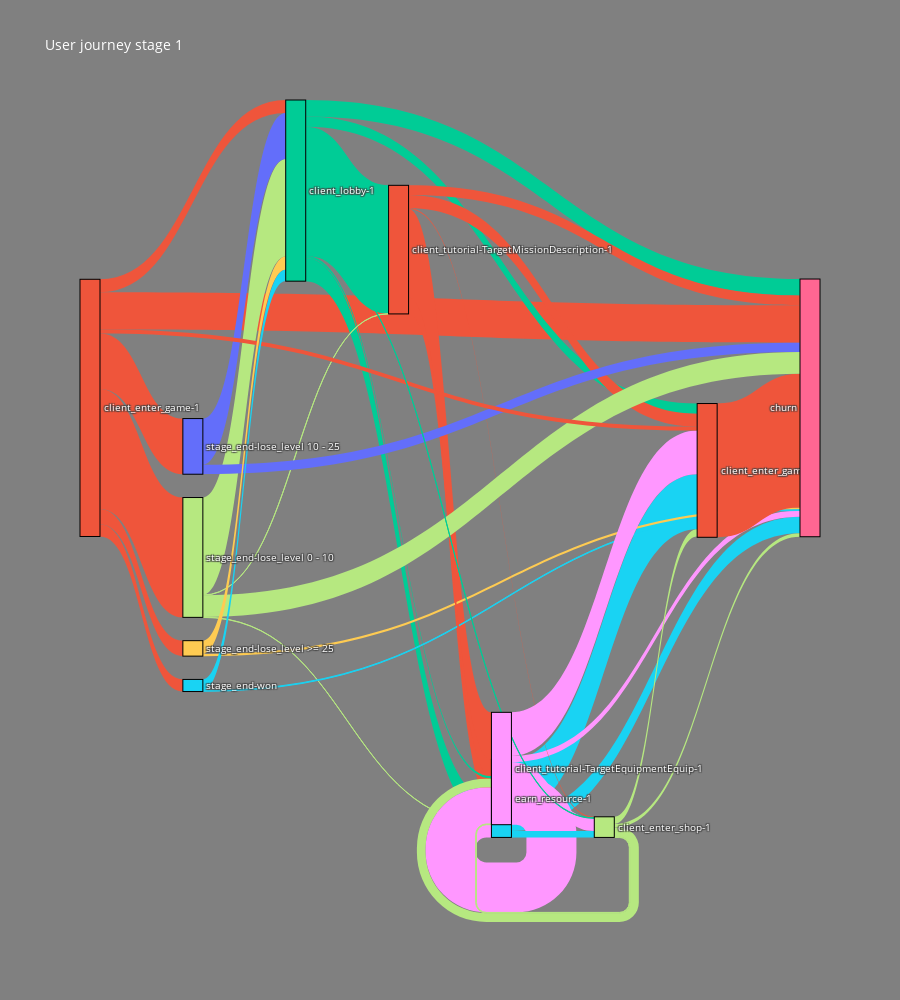

Here is the notebook cell this chart was saved with:
### Code cell
df = pd.read_csv('data/first_play_short_2_drop.csv')
df = df.dropna()

total_user = df[df['source']=='client_enter_game-1']['user'].sum()

df['user'] = df.apply(lambda x: round(x['user'] / total_user * 100, 1), axis=1)


all_nodes = df.source.values.tolist() + df.target.values.tolist()

source_indices = [all_nodes.index(source) for source in df.source]
target_indices = [all_nodes.index(target) for target in df.target]

colors = px.colors.qualitative.Plotly

node_colors_mappings = dict([(node, np.random.choice(colors)) for node in all_nodes])

node_colors = [node_colors_mappings[node] for node in all_nodes]
edge_colors = [node_colors_mappings[node] for node in df.source]

fig = go.Figure(data=[
    go.Sankey(
        node=dict(pad=20,
                  thickness=20,
                  line=dict(color='black', width=1.0),
                  label=all_nodes,
                  color=node_colors),
        link=dict(source=source_indices,
                  target=target_indices,
                  value=df.user,
                  color=edge_colors)
    )
])

fig.update_layout(title_text="User journey stage 1",
                  height=1000,
                  font=dict(size=10, color='white'),
                  plot_bgcolor='rgba(0,0,0,0)',
                  paper_bgcolor='grey')

fig.show()
fig.write_html("9min_drop_play2_level.html")

### Figure 1 — Plotly figure (JSON) as saved in the notebook; plotly's stock layout.template omitted (floating-point values rounded to 4 significant figures)
{"data": [{"link": {"color": ["#EF553B", "#00CC96", "#B6E880", "#EF553B", "#EF553B", "#00CC96", "#EF553B", "#00CC96", "#EF553B", "#19D3F3", "#FF97FF", "#00CC96", "#19D3F3", "#FF97FF", "#EF553B", "#B6E880", "#B6E880", "#FECB52", "#636EFA", "#EF553B", "#19D3F3", "#B6E880", "#19D3F3", "#636EFA", "#EF553B", "#EF553B", "#636EFA", "#EF553B", "#FF97FF", "#EF553B", "#636EFA", "#FF97FF", "#B6E880", "#EF553B", "#00CC96", "#FECB52", "#19D3F3", "#B6E880", "#EF553B", "#19D3F3", "#B6E880", "#19D3F3", "#B6E880", "#EF553B", "#00CC96", "#19D3F3", "#19D3F3", "#636EFA", "#EF553B"], "source": [0, 1, 2, 0, 4, 1, 0, 1, 0, 9, 10, 1, 9, 10, 4, 2, 16, 17, 18, 4, 20, 2, 9, 18, 24, 0, 18, 0, 10, 4, 18, 10, 2, 0, 1, 17, 9, 16, 4, 9, 16, 20, 16, 0, 1, 20, 20, 18, 4], "target": [49, 4, 1, 18, 10, 10, 17, 24, 1, 24, 16, 9, 49, 49, 24, 10, 9, 49, 10, 16, 49, 4, 20, 4, 49, 2, 1, 20, 24, 9, 49, 9, 49, 24, 49, 1, 16, 24, 49, 1, 10, 1, 49, 9, 16, 24, 10, 24, 17], "value": [14.5, 49.8, 37.8, 21.6, 34.2, 9, 6, 4, 5, 21.4, 4.9, 0.9, 6.4, 2.4, 5, 0.1, 3.4, 0.8, 0, 0.4, 0.3, 0.1, 0, 0, 51.9, 46.5, 17.9, 4.7, 16.9, 6.5, 3.6, 19.4, 8.5, 1.5, 6.4, 5.2, 2.5, 2.8, 3.8, 0, 0.3, 4.3, 1.4, 0, 0.2, 0, 0, 0, 0]}, "node": {"color": ["#EF553B", "#00CC96", "#B6E880", "#EF553B", "#EF553B", "#00CC96", "#EF553B", "#00CC96", "#EF553B", "#19D3F3", "#FF97FF", "#00CC96", "#19D3F3", "#FF97FF", "#EF553B", "#B6E880", "#B6E880", "#FECB52", "#636EFA", "#EF553B", "#19D3F3", "#B6E880", "#19D3F3", "#636EFA", "#EF553B", "#EF553B", "#636EFA", "#EF553B", "#FF97FF", "#EF553B", "#636EFA", "#FF97FF", "#B6E880", "#EF553B", "#00CC96", "#FECB52", "#19D3F3", "#B6E880", "#EF553B", "#19D3F3", "#B6E880", "#19D3F3", "#B6E880", "#EF553B", "#00CC96", "#19D3F3", "#19D3F3", "#636EFA", "#EF553B", "#FF6692", "#EF553B", "#00CC96", "#636EFA", "#FF97FF", "#FF97FF", "#FECB52", "#EF553B", "#00CC96", "#EF553B", "#B6E880", "#19D3F3", "#FF6692", "#FF6692", "#EF553B", "#FF97FF", "#19D3F3", "#FF6692", "#FF97FF", "#B6E880", "#FF6692", "#EF553B", "#19D3F3", "#EF553B", "#FF6692", "#B6E880", "#00CC96", "#19D3F3", "#EF553B", "#19D3F3", "#FF6692", "#19D3F3", "#FF6692", "#EF553B", "#FF6692", "#00CC96", "#B6E880", "#EF553B", "#FF6692", "#00CC96", "#FF97FF", "#00CC96", "#FF6692", "#19D3F3", "#B6E880", "#EF553B", "#FF97FF", "#EF553B", "#FECB52"], "label": ["client_enter_game-1", "client_lobby-1", "stage_end-lose_level 0 - 10", "client_enter_game-1", "client_tutorial-TargetMissionDescription-1", "client_lobby-1", "client_enter_game-1", "client_lobby-1", "client_enter_game-1", "earn_resource-1", "client_tutorial-TargetEquipmentEquip-1", "client_lobby-1", "earn_resource-1", "client_tutorial-TargetEquipmentEquip-1", "client_tutorial-TargetMissionDescription-1", "stage_end-lose_level 0 - 10", "client_enter_shop-1", "stage_end-lose_level >= 25", "stage_end-lose_level 10 - 25", "client_tutorial-TargetMissionDescription-1", "stage_end-won", "stage_end-lose_level 0 - 10", "earn_resource-1", "stage_end-lose_level 10 - 25", "client_enter_game-2", "client_enter_game-1", "stage_end-lose_level 10 - 25", "client_enter_game-1", "client_tutorial-TargetEquipmentEquip-1", "client_tutorial-TargetMissionDescription-1", "stage_end-lose_level 10 - 25", "client_tutorial-TargetEquipmentEquip-1", "stage_end-lose_level 0 - 10", "client_enter_game-1", "client_lobby-1", "stage_end-lose_level >= 25", "earn_resource-1", "client_enter_shop-1", "client_tutorial-TargetMissionDescription-1", "earn_resource-1", "client_enter_shop-1", "stage_end-won", "client_enter_shop-1", "client_enter_game-1", "client_lobby-1", "stage_end-won", "stage_end-won", "stage_end-lose_level 10 - 25", "client_tutorial-TargetMissionDescription-1", "churn", "client_tutorial-TargetMissionDescription-1", "client_lobby-1", "stage_end-lose_level 10 - 25", "client_tutorial-TargetEquipmentEquip-1", "client_tutorial-TargetEquipmentEquip-1", "stage_end-lose_level >= 25", "client_enter_game-2", "client_lobby-1", "client_enter_game-2", "client_enter_shop-1", "earn_resource-1", "churn", "churn", "client_enter_game-2", "client_tutorial-TargetEquipmentEquip-1", "earn_resource-1", "churn", "client_tutorial-TargetEquipmentEquip-1", "client_enter_shop-1", "churn", "client_tutorial-TargetMissionDescription-1", "stage_end-won", "client_tutorial-TargetMissionDescription-1", "churn", "stage_end-lose_level 0 - 10", "client_lobby-1", "stage_end-won", "client_enter_game-2", "earn_resource-1", "churn", "earn_resource-1", "churn", "client_enter_game-2", "churn", "client_lobby-1", "client_enter_shop-1", "client_enter_game-2", "churn", "client_lobby-1", "client_tutorial-TargetEquipmentEquip-1", "client_lobby-1", "churn", "earn_resource-1", "client_enter_shop-1", "client_enter_game-2", "client_tutorial-TargetEquipmentEquip-1", "client_enter_game-2", "stage_end-lose_level >= 25"], "line": {"color": "black", "width": 1}, "pad": 20, "thickness": 20}, "type": "sankey"}], "layout": {"font": {"color": "white", "size": 10}, "height": 1000, "paper_bgcolor": "grey", "plot_bgcolor": "rgba(0,0,0,0)", "title": {"text": "User journey stage 1"}}}
